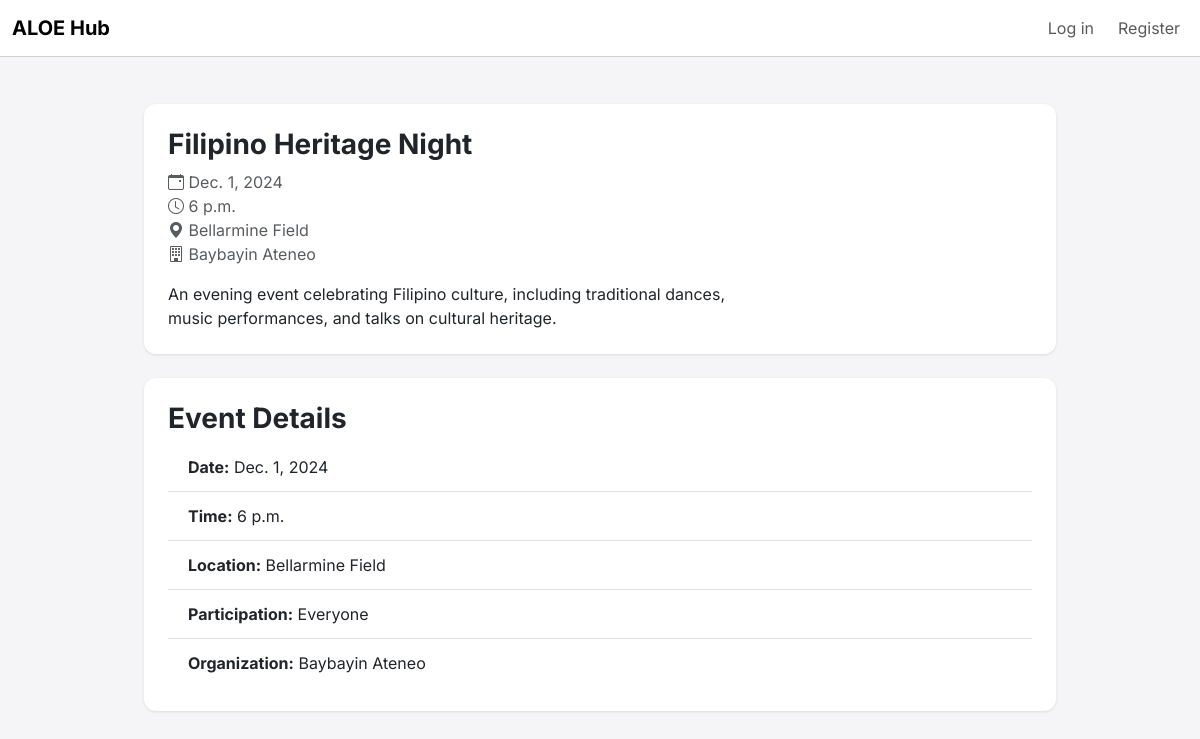
The page /events/3/ on the database its author committed.
### events/models.py (models this page shows, shortened)
class Event(models.Model):
    PARTICIPATION_CHOICES = [
        ('everyone', 'Everyone'),
        ('members', 'Members Only'),
        ('ateneans', 'Ateneans Only'),
    ]
    title = models.CharField(max_length=200)
    description = models.TextField()
    date = models.DateField()
    time = models.TimeField()
    location = models.CharField(max_length=200)
    participation = models.CharField(max_length=10, choices=PARTICIPATION_CHOICES, default='everyone')
    favorited_by = models.ManyToManyField(User, related_name='favorited_events', blank=True)
    organized_by = models.ForeignKey(
        'organizations.Organization',
        on_delete=models.SET_NULL,
        null=True,
        blank=True,
        related_name='organized_events'
    )
    created_at = models.DateTimeField(auto_now_add=True)
    updated_at = models.DateTimeField(auto_now=True)

### organizations/models.py (models this page shows, shortened)
class Organization(models.Model):
    COA = 'COA'
    LIONS = 'LIONS'
    OTHER = 'OTHER'
    CATEGORY_CHOICES = [
        (COA, 'COA'),
        (LIONS, 'LIONS'),
        (OTHER, 'Other'),
    ]
    org_code = models.CharField(max_length=10, unique=True)
    name = models.CharField(max_length=200)
    description = models.TextField()
    category = models.CharField(
        max_length=10,
        choices=CATEGORY_CHOICES,
        default=OTHER,
    )
    created_at = models.DateTimeField(auto_now_add=True)
    updated_at = models.DateTimeField(auto_now=True)

### events/views.py (the view)
# urls.py: path('<int:event_id>/', views.event_detail, name='event-detail'),
def event_detail(request, event_id):
    event = get_object_or_404(Event, id=event_id)
    return render(request, 'events/event_detail.html', {'event': event})

### templates/events/event_detail.html (shortened to what this page needs)
{% extends 'base.html' %}
{% block content %}
<div class="container mt-5">
    <div class="card mb-4">
        <div class="card-body">
            <div class="row">
                <div class="col-md-8">
                    <h2 class="card-title">{{ event.title }}</h2>
                    <p class="card-text text-muted">
                        <i class="bi bi-calendar-event"></i> {{ event.date }}<br>
                        <i class="bi bi-clock"></i> {{ event.time }}<br>
                        <i class="bi bi-geo-alt-fill"></i> {{ event.location }}<br>
                        <i class="bi bi-building"></i> {{ event.organized_by.name }}
                    </p>
                    <p class="card-text">{{ event.description }}</p>
                </div>
                <div class="col-md-4 text-end">
                </div>
            </div>
        </div>
    </div>
    <div class="card mb-4">
        <div class="card-body">
            <h4 class="card-title">Event Details</h4>
            <ul class="list-group list-group-flush">
                <li class="list-group-item"><strong>Date:</strong> {{ event.date }}</li>
                <li class="list-group-item"><strong>Time:</strong> {{ event.time }}</li>
                <li class="list-group-item"><strong>Location:</strong> {{ event.location }}</li>
                <li class="list-group-item"><strong>Participation:</strong> {{ event.get_participation_display }}</li>
                <li class="list-group-item"><strong>Organization:</strong> {{ event.organized_by.name }}</li>
            </ul>
        </div>
    </div>
</div>
{% endblock %}

### static/css/styles.css (style rules this page uses)
body { font-family: 'Inter', sans-serif; background-color: #f5f5f7; color: #1d1d1f; padding-top: 56px; }
.card { border: none; border-radius: 12px; box-shadow: 0 1px 3px rgba(0, 0, 0, 0.1); }
.card-body { padding: 1.5rem; }
.container { max-width: 960px; }
.card-title { font-size: 1.75rem; font-weight: 700; }
.card-text { font-size: 1rem; line-height: 1.5; }
.list-group-item { font-size: 1rem; padding: 0.75rem 1.25rem; }

### templates/base.html (style rules this page uses)
body { font-family: 'Inter', sans-serif; }

### rows shown on the page
Event: title "Filipino Heritage Night", date "Dec. 1, 2024", time "6 p.m.", location "Bellarmine Field", organized_by.name "Baybayin Ateneo", description "An evening event celebrating Filipino culture, including traditional dances, music performances, and talks on cultural heritage.", participation "Everyone"
